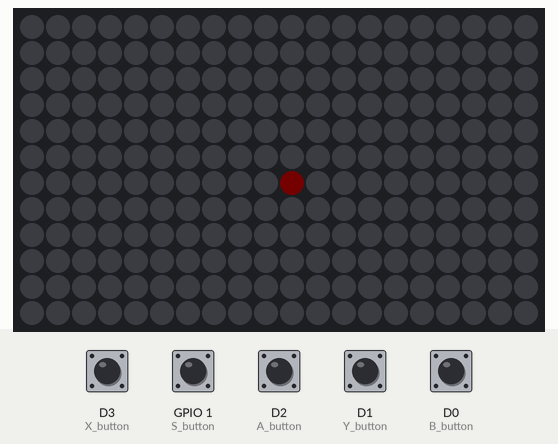
Bench run of a sketch on a simulated ESP8266 (NodeMCU). Shown: 20×12 RGB LED matrix (first LED top left, wired row by row). Inputs (shaded band) come from the test bench; at power-on: D0 (B_button), D1 (Y_button), D2 (A_button), D3 (X_button), GPIO 1 (S_button) HIGH. Dim RGB values are drawn brighter than linear.

Above: at 1.2 s.
1.3 s: D3 (X_button) pulled LOW for 1 s
At 2.5 s:
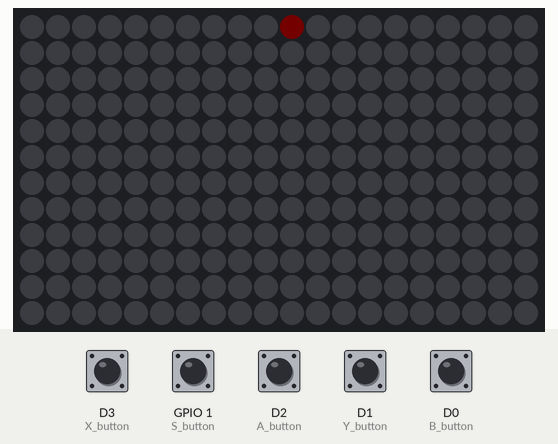
3.8 s: D2 (A_button) pulled LOW for 1 s
At 5.5 s:
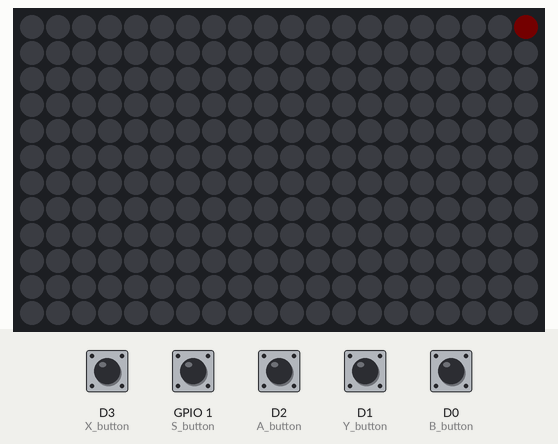
6.3 s: D0 (B_button) pulled LOW for 0.15 s
At 7.4 s:
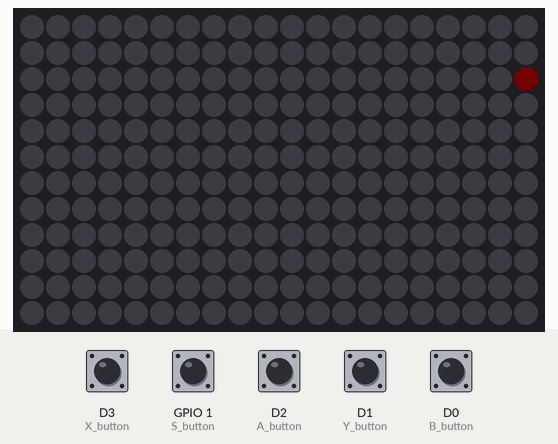
7.9 s: D1 (Y_button) pulled LOW for 0.15 s
At 8.9 s:
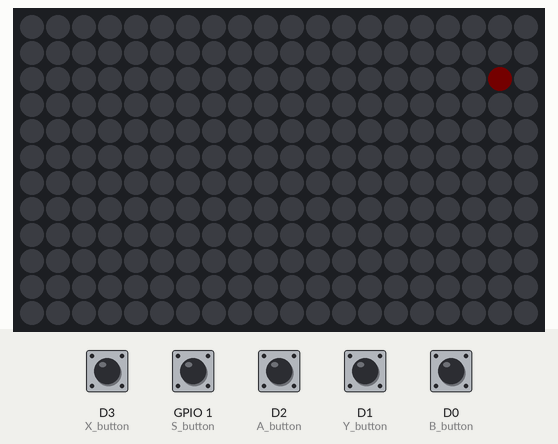
9.5 s: D3 (X_button) pulled LOW for 0.15 s
At 10.5 s:
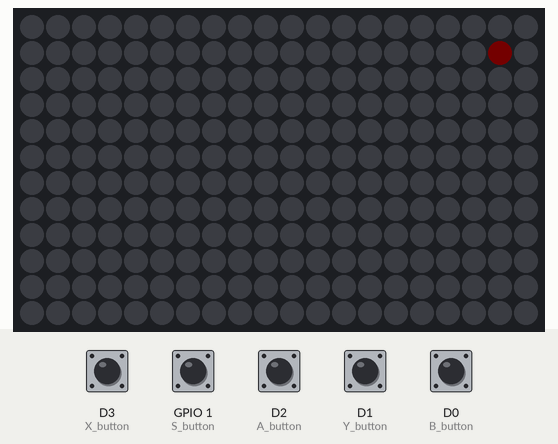
11.1 s: D1 (Y_button) pulled LOW for 1 s
At 13.4 s:
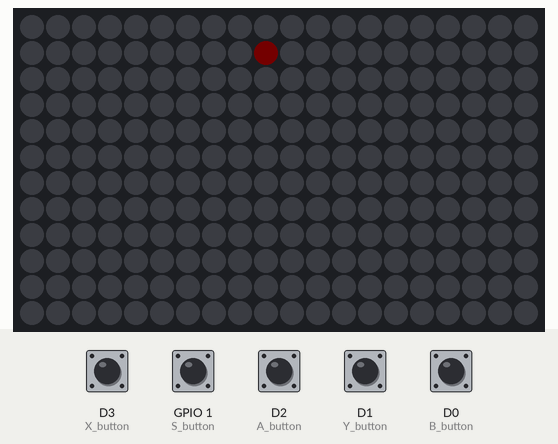
Timing chart, 0 to 14.6 s (numbered marks = the images above; inputs shaded):
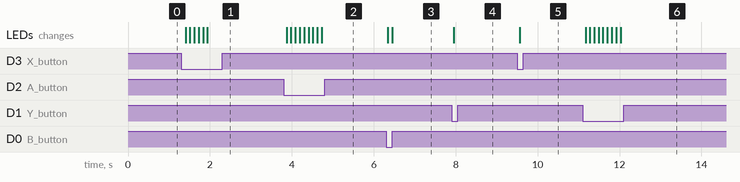

The sketch:

screen_test.ino
```cpp
#include <Adafruit_NeoPixel.h>

// NeoPixel configuration
#define LED_PIN D6
#define NUM_PIXELS 240
#define WIDTH 20
#define HEIGHT 12
#define BRIGHTNESS 1

#define X_button D3  //move up
#define Y_button D1  //move left
#define A_button D2  //move right
#define B_button D0  //move down
#define S_button D10 // select

#define Buzzer_button D9

Adafruit_NeoPixel strip = Adafruit_NeoPixel(NUM_PIXELS, LED_PIN, NEO_GRB + NEO_KHZ800);

// Ball variables
int ballX = WIDTH / 2;
int ballY = HEIGHT / 2;

void setup() {
  strip.begin();
  strip.setBrightness(BRIGHTNESS);
  strip.show();

  pinMode(X_button, INPUT_PULLUP);
  pinMode(Y_button, INPUT_PULLUP);
  pinMode(A_button, INPUT_PULLUP);
  pinMode(B_button, INPUT_PULLUP);
  pinMode(S_button, INPUT_PULLUP);
}

void loop() {
  updateBallPosition();
  drawBall();
  delay(100); // Adjust speed of ball movement
}

void updateBallPosition() {
  // Move up
  if (digitalRead(X_button) == LOW && ballY > 0) {
    ballY--;
  }

  // Move down
  if (digitalRead(B_button) == LOW && ballY < HEIGHT - 1) {
    ballY++;
  }

  // Move left
  if (digitalRead(Y_button) == LOW && ballX > 0) {
    ballX--;
  }

  // Move right
  if (digitalRead(A_button) == LOW && ballX < WIDTH - 1) {
    ballX++;
  }

  // Reset position
  if (digitalRead(S_button) == LOW) {
    ballX = WIDTH / 2;
    ballY = HEIGHT / 2;
  }
}

void drawBall() {
  strip.clear();

  // Draw the ball
  strip.setPixelColor(getPixelIndex(ballX, ballY), strip.Color(255, 0, 0));

  strip.show();
}

// Function to calculate pixel index based on zig-zag layout
int getPixelIndex(int x, int y) {
  if (y % 2 == 0) {
    // Even rows (left to right)
    return y * WIDTH + x;
  } else {
    // Odd rows (right to left)
    return y * WIDTH + (WIDTH - 1 - x);
  }
}
```

Measured:
- after the input at 1.3 s, the LEDs: first change after 0.11 s (image 1 shows a later state)
- after the input at 3.8 s, the LEDs: first change after 0.08 s (image 2 shows a later state)
- after the input at 6.3 s, the LEDs: first change after 0.05 s (image 3 shows a later state)
- after the input at 7.9 s, the LEDs: change after 0.06 s (image 4)
- after the input at 9.5 s, the LEDs: change after 0.07 s (image 5)
- after the input at 11.1 s, the LEDs: first change after 0.07 s (image 6 shows a later state)
